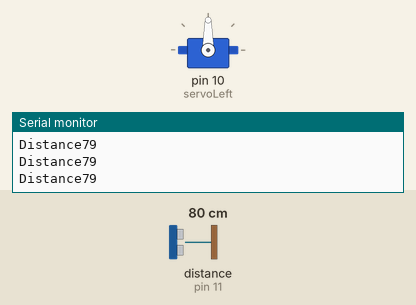
This sketch was run on a simulated Arduino Uno, built with avr-gcc and run on an emulated ATmega328P. On the bench: servo, the last lines printed to the serial monitor. Wiring (inferred from the names in the program): ultrasonic range finder: trigger pin 12; echo pin 11. The test bench sets the inputs (shaded band); at power-on: distance to the obstacle (sensor on pin 11) 80 cm. The echo pulse lasts 58.3 µs per cm; random numbers use the default seed unless the sketch sets one.

Above: at 1.2 s.
1.3 s: distance to the obstacle (sensor on pin 11) set to 12 cm
2.8 s: distance to the obstacle (sensor on pin 11) set to 9 cm
At 3.01 s:
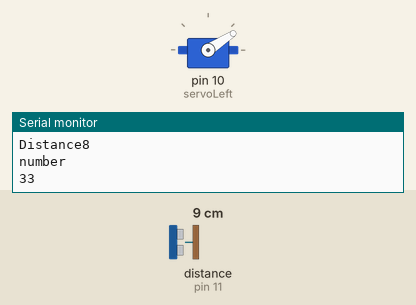
At 3.39 s:
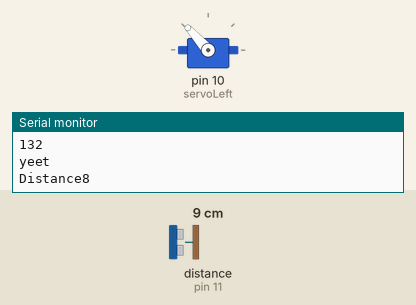
5.8 s: distance to the obstacle (sensor on pin 11) set to 120 cm
At 6.55 s:
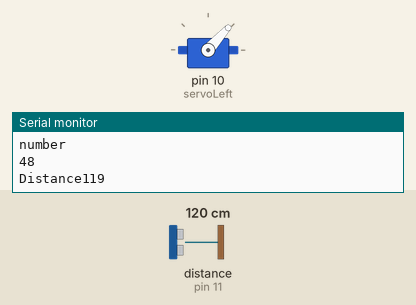
8.8 s: distance to the obstacle (sensor on pin 11) set to 2 cm
Timing chart, 0 to 15.8 s (numbered marks = the images above; inputs shaded):
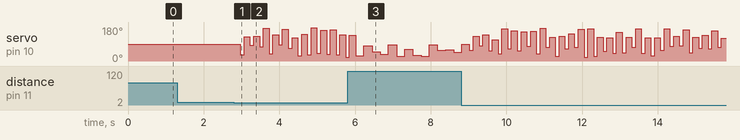

The sketch:

midterm_code.ino
```cpp
#include <Servo.h>

long randNumber;

bool thing1 = false;
 const int echoPin = 11;
 const int trigPin = 12;
 float duration, distance;

Servo servoLeft;


void setup()
{
  servoLeft.attach(10);
randomSeed(analogRead(0));
  Serial.begin(9600);
  pinMode(echoPin, INPUT);
  pinMode(trigPin, OUTPUT);
}

void loop()
{
  Serial.print("Distance");
  Serial.println(GetDistance());
GetDistance();

delay(100);
  if (distance <= 10)
  {
thing1 = true;
  }
  if(thing1 == true){
    randNumber = random(19, 89);
    Serial.println("number");
    Serial.println(randNumber);
      servoLeft.write(randNumber);
      delay(100);
    }
    if (distance <= 10 && thing1 == true){
randNumber = random(110, 179);
Serial.println(randNumber);
Serial.println("yeet");
servoLeft.write(randNumber);
delay(50);

    }


}


  int GetDistance() {

  digitalWrite(trigPin, LOW);
  delayMicroseconds(2);
  digitalWrite(trigPin, HIGH);
  delayMicroseconds(10);
  digitalWrite(trigPin, LOW);
  duration = pulseIn(echoPin, HIGH);
  distance = (duration*.0343)/2;
  return distance;
}
```

Measured:
- the behaviour switches between 11 and 10 cm on distance to the obstacle (sensor on pin 11) (found by bisection; images 0 and 1)
- after the input at 2.8 s, servo on pin 10 (servoLeft): 90° → 33° after 0.17 s, → 129° 0.10 s later, → 83° 0.15 s later, → 132° 0.10 s later, … (23 changes in this stretch)
